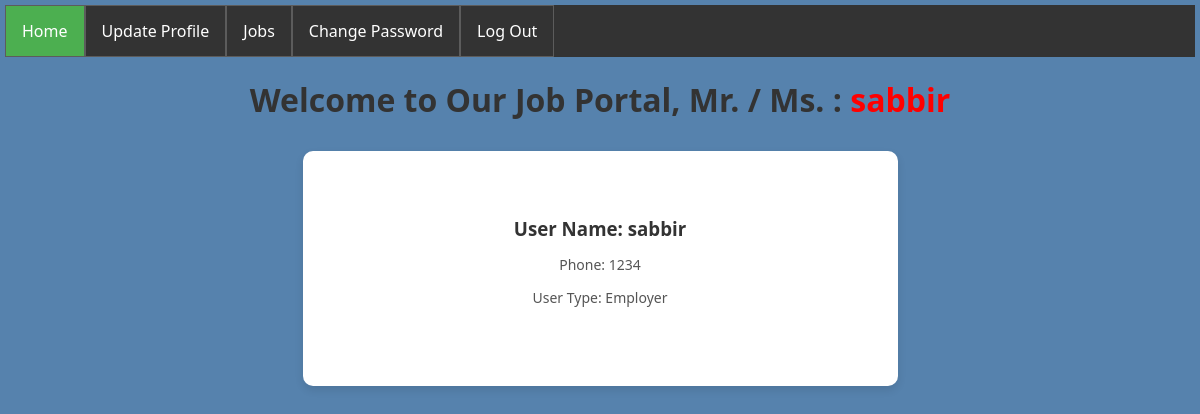
/ (signed in), run on the app's committed database.
### users_auth_app/models.py (models this page shows)
class customUserModel(AbstractUser):
    USERTYPE = [
        ('Admin','Admin'),
        ('Employer','Employer'),
        ('Candidate','Candidate')
    ]
    phone = models.CharField(max_length = 100, null = True)
    userTypes = models.CharField(choices = USERTYPE, max_length = 100, null = True)

### users_auth_app/views.py (the view)
# urls.py: path('', index, name='index'),
@login_required(login_url='logIn')
def index(req):
    return render(req, 'index.html')

### users_auth_app/templates/index.html (shortened to what this page needs)
{% extends "master.html" %}
{% block nav_home %}class="active"{% endblock nav_home %}
{% block body %}
{% load static %}
<h1>Welcome to Our Job Portal, Mr. / Ms. : <span style="color: red;"> {{user.username}}<span></h1>
<div class="card-container">
    <div class="card">
        <div class="card-content">
            <h3>User Name: {{ user.username }}</h3>
            <p>Phone: {{ user.phone }}</p>
            <p>User Type: {{ user.userTypes }}</p>
        </div>
    </div>
</div>
{% endblock body %}

### users_auth_app/templates/master.html (style rules this page uses)
body { font-family: 'Segoe UI', sans-serif; background-color: #f5f7fa; margin: 0; padding: 0; background: #5682ad; margin: 5px; }

### users_auth_app/templates/index.html (style rules this page uses)
h1 { text-align: center; color: #333; }
.card-container { display: flex; gap: 20px; margin-top: 30px; justify-content: center; justify-items: center; }
.card { background: #fff; border-radius: 10px; overflow: hidden; box-shadow: 0 4px 8px rgba(0,0,0,0.1); display: flex; flex-direction: column; justify-content: space-between; width: 50%; text-align: center; padding-top: 50px; padding-bottom: 50px; }
.card-content { padding: 15px; }
.card-content h3 { margin: 0 0 10px 0; color: #333; }
.card-content p { font-size: 14px; color: #555; overflow: hidden; }

### data on the page
customUserModel: username "sabbir", phone "1234", userTypes "Employer"
